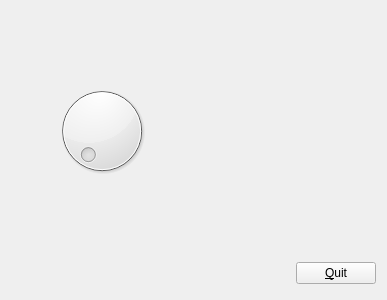
<?xml version="1.0" encoding="UTF-8"?>
<ui version="4.0">
 <class>MyForm</class>
 <widget class="QWidget" name="MyForm">
  <property name="geometry">
   <rect>
    <x>0</x>
    <y>0</y>
    <width>387</width>
    <height>300</height>
   </rect>
  </property>
  <property name="windowTitle">
   <string>Form</string>
  </property>
  <widget class="QLabel" name="label">
   <property name="geometry">
    <rect>
     <x>140</x>
     <y>60</y>
     <width>67</width>
     <height>21</height>
    </rect>
   </property>
   <property name="text">
    <string/>
   </property>
  </widget>
  <widget class="QWidget" name="">
   <property name="geometry">
    <rect>
     <x>10</x>
     <y>80</y>
     <width>370</width>
     <height>102</height>
    </rect>
   </property>
   <layout class="QHBoxLayout" name="horizontalLayout">
    <item>
     <spacer name="horizontalSpacer_3">
      <property name="orientation">
       <enum>Qt::Horizontal</enum>
      </property>
      <property name="sizeHint" stdset="0">
       <size>
        <width>28</width>
        <height>20</height>
       </size>
      </property>
     </spacer>
    </item>
    <item>
     <widget class="QDial" name="dial">
      <property name="maximum">
       <number>50</number>
      </property>
     </widget>
    </item>
    <item>
     <spacer name="horizontalSpacer_2">
      <property name="orientation">
       <enum>Qt::Horizontal</enum>
      </property>
      <property name="sizeHint" stdset="0">
       <size>
        <width>228</width>
        <height>20</height>
       </size>
      </property>
     </spacer>
    </item>
   </layout>
  </widget>
  <widget class="QWidget" name="">
   <property name="geometry">
    <rect>
     <x>10</x>
     <y>260</y>
     <width>366</width>
     <height>27</height>
    </rect>
   </property>
   <layout class="QHBoxLayout" name="horizontalLayout_2">
    <item>
     <spacer name="horizontalSpacer">
      <property name="orientation">
       <enum>Qt::Horizontal</enum>
      </property>
      <property name="sizeHint" stdset="0">
       <size>
        <width>278</width>
        <height>20</height>
       </size>
      </property>
     </spacer>
    </item>
    <item>
     <widget class="QPushButton" name="pushButton">
      <property name="styleSheet">
       <string notr="true"/>
      </property>
      <property name="text">
       <string>&amp;Quit</string>
      </property>
      <property name="shortcut">
       <string>Alt+E</string>
      </property>
     </widget>
    </item>
   </layout>
  </widget>
 </widget>
 <resources/>
 <connections>
  <connection>
   <sender>pushButton</sender>
   <signal>clicked()</signal>
   <receiver>MyForm</receiver>
   <slot>close()</slot>
   <hints>
    <hint type="sourcelabel">
     <x>340</x>
     <y>273</y>
    </hint>
    <hint type="destinationlabel">
     <x>343</x>
     <y>213</y>
    </hint>
   </hints>
  </connection>
  <connection>
   <sender>dial</sender>
   <signal>valueChanged(int)</signal>
   <receiver>label</receiver>
   <slot>setNum(int)</slot>
   <hints>
    <hint type="sourcelabel">
     <x>105</x>
     <y>95</y>
    </hint>
    <hint type="destinationlabel">
     <x>180</x>
     <y>67</y>
    </hint>
   </hints>
  </connection>
  <connection>
   <sender>dial</sender>
   <signal>sliderReleased()</signal>
   <receiver>label</receiver>
   <slot>hide()</slot>
   <hints>
    <hint type="sourcelabel">
     <x>127</x>
     <y>123</y>
    </hint>
    <hint type="destinationlabel">
     <x>191</x>
     <y>69</y>
    </hint>
   </hints>
  </connection>
  <connection>
   <sender>dial</sender>
   <signal>sliderPressed()</signal>
   <receiver>label</receiver>
   <slot>show()</slot>
   <hints>
    <hint type="sourcelabel">
     <x>73</x>
     <y>123</y>
    </hint>
    <hint type="destinationlabel">
     <x>205</x>
     <y>73</y>
    </hint>
   </hints>
  </connection>
 </connections>
</ui>
